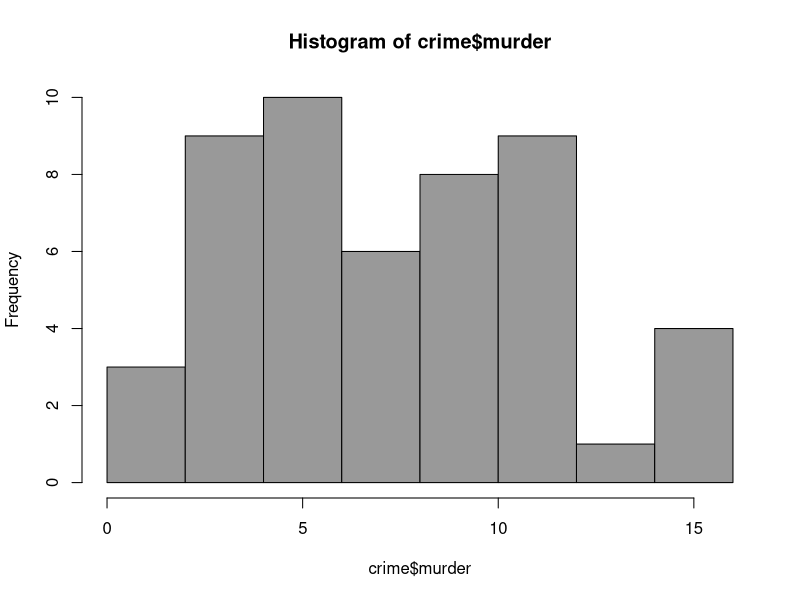
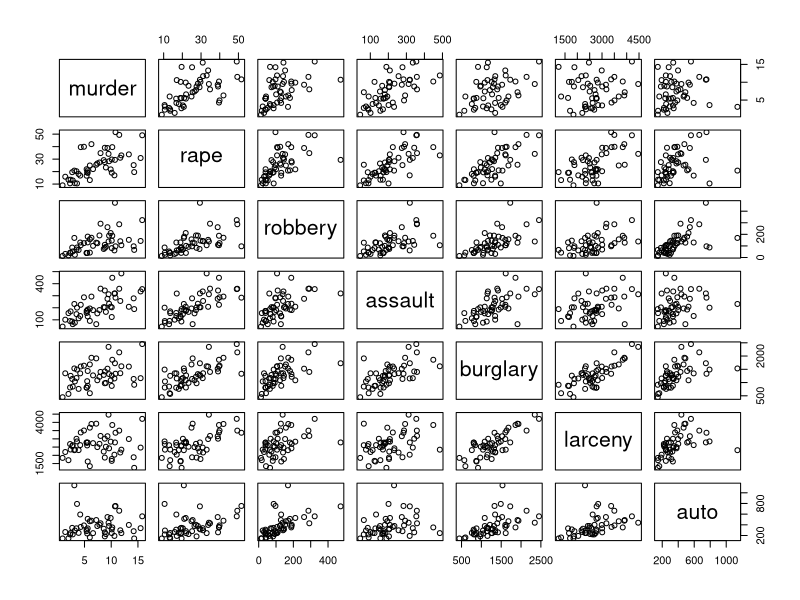

The R source for these figures, in order: (Note: this script raises an error after producing the figures.)
# training tp2
setwd("C:\\Users\\quent\\Desktop\\github\\analyse-de-donnee\\TP2")
crime <- read.table("crime.dat", dec=".", row.names = 1)
names(crime) <- c("murder","rape","robbery","assault","burglary",
                  "larceny","auto") # rename des vars
crime

summary(crime$murder)
hist(crime$murder, col = grey(0.6))

# etc....

var(crime) # == cov(crime)
cor(crime)
plot(crime)

# ------------ ACP -------------

pca_result <- princomp(crime, cor = TRUE)

summary_acp <- summary(pca_result) # obtenir les pourcentages de variance
print(summary_acp)

plot(crime.acp) # plot des variances expliquées
boxplot(as.data.frame(crime.acp$scores)) # moustaches des composantes => montre si il y a des composantes avec des valeurs hinabituelle
biplot(crime.acp) # biplot comp 1 et 2= cercle de corrélation + espaces des individus
biplot(crime.acp,choices=2:3) # biplot comp 2 et 3

#-----------------------------------------------

hotels <- read.csv("hotels.csv",row.names=1)

summary(hotels)

# Exclusion de la colonne 'PAYS' et calcul de la matrice de covariance pour les colonnes restantes
hotels_numeric <- hotels[, -1]  # Supprime la première colonne, qui est 'PAYS'
cov(hotels_numeric)
cor(hotels_numeric)

library(FactoMineR)
res.pca <- PCA(hotels, quali.sup = 1 # premiere colone = val qualitative pas use pour le calcul
               , scale.unit = TRUE, # standardise variables
               ncp = 8, # nbr de composantes a garder
               graph = FALSE) # pas de graph pour le moment
summary(res.pca)
# l'inertie expliquée en pourcentage pour chaque composante principale
barplot(res.pca$eig[, "percentage of variance"], ylab = "Inertie expliquée (%)", xlab = "Composante")
# l'inertie cumulée expliquée en pourcentage
barplot(res.pca$eig[, "cumulative percentage of variance"], ylab = "Inertie cumulée expliquée (%)", xlab = "Composante", col = "blue")
# Ajout d'une ligne horizontale à 80% sur le graphique de l'inertie cumulée expliquée
abline(h = 80, lty = 2, lwd = 2, col = "red")

plot(res.pca, choix = "ind", # on prend les individus
     habillage = 1) # on prend la 1ére var quantitative pour les couleurs (pays)
plot(res.pca, choix = "ind", habillage = 1, axes = c(3,4)) # on prend juste les axes 3 et 4

res.pca$var$coord #  : Coordonnées des variables sur les axes des composantes principales.
res.pca$var$cor # Corrélations des variables avec les axes des composantes principales.
res.pca$var$cos2 # Carré du cosinus (cos²) des angles entre les variables et les axes des composantes.
res.pca$var$contrib # Contribution des variables à chaque axe des composantes principales.
res.pca$ind$coord # Coordonnées des individus (observations) sur les axes des composantes principales.
res.pca$ind$cos2 # Carré du cosinus des angles entre les individus et les axes des composantes.
res.pca$ind$contrib # Contribution des individus à chaque axe des composantes principales.

# cercles des correlations
plot(res.pca, choix = "var")
plot(res.pca, choix = "var", axes = c(3, 4))

dimdesc(res.pca) # description automatique des axes de l'acp

elldata = cbind.data.frame(hotels[, 1], res.pca$ind$coord)
coordell = coord.ellipse(elldata, bary = TRUE) # permet de définir la zone ou les pays (var qualitative) sont situé sur les axes en moyenne
plot.PCA(res.pca, habillage = 1, ellipse = coordell, new.plot = F)
